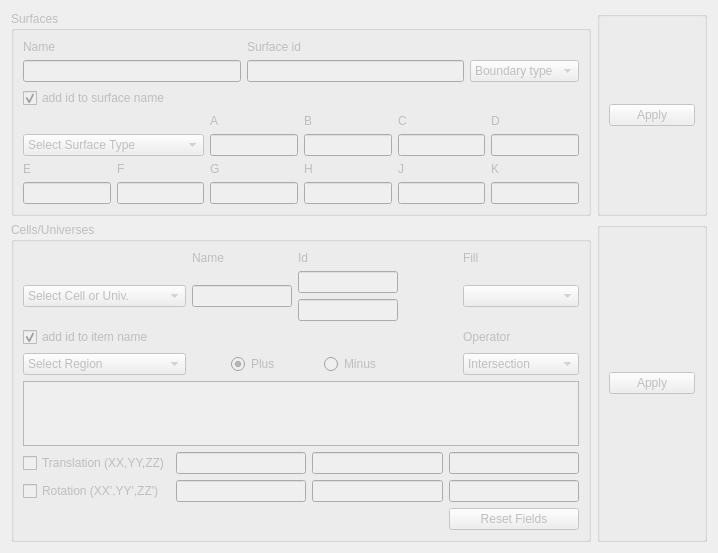
          <widget class="QWidget" name="tab_3">
           <property name="enabled">
            <bool>false</bool>
           </property>
           <attribute name="title">
            <string>Modify Geometry</string>
           </attribute>
           <layout class="QGridLayout" name="gridLayout_23">
            <item row="0" column="0">
             <widget class="QGroupBox" name="groupBox_7">
              <property name="sizePolicy">
               <sizepolicy hsizetype="Ignored" vsizetype="Preferred">
                <horstretch>0</horstretch>
                <verstretch>0</verstretch>
               </sizepolicy>
              </property>
              <property name="minimumSize">
               <size>
                <width>0</width>
                <height>0</height>
               </size>
              </property>
              <property name="maximumSize">
               <size>
                <width>580</width>
                <height>16777215</height>
               </size>
              </property>
              <property name="title">
               <string>Surfaces</string>
              </property>
              <layout class="QGridLayout" name="gridLayout_18">
               <item row="1" column="0">
                <layout class="QGridLayout" name="gridLayout_21">
                 <item row="2" column="5">
                  <widget class="QLabel" name="label_28">
                   <property name="text">
                    <string>K</string>
                   </property>
                  </widget>
                 </item>
                 <item row="0" column="3">
                  <widget class="QLabel" name="label_29">
                   <property name="text">
                    <string>B</string>
                   </property>
                  </widget>
                 </item>
                 <item row="1" column="2">
                  <widget class="QLineEdit" name="A_LE">
                   <property name="sizePolicy">
                    <sizepolicy hsizetype="Ignored" vsizetype="Preferred">
                     <horstretch>0</horstretch>
                     <verstretch>0</verstretch>
                    </sizepolicy>
                   </property>
                  </widget>
                 </item>
                 <item row="1" column="4">
                  <widget class="QLineEdit" name="C_LE">
                   <property name="sizePolicy">
                    <sizepolicy hsizetype="Ignored" vsizetype="Preferred">
                     <horstretch>0</horstretch>
                     <verstretch>0</verstretch>
                    </sizepolicy>
                   </property>
                  </widget>
                 </item>
                 <item row="1" column="5">
                  <widget class="QLineEdit" name="D_LE">
                   <property name="sizePolicy">
                    <sizepolicy hsizetype="Ignored" vsizetype="Preferred">
                     <horstretch>0</horstretch>
                     <verstretch>0</verstretch>
                    </sizepolicy>
                   </property>
                  </widget>
                 </item>
                 <item row="4" column="3">
                  <widget class="QLineEdit" name="H_LE">
                   <property name="sizePolicy">
                    <sizepolicy hsizetype="Ignored" vsizetype="Preferred">
                     <horstretch>0</horstretch>
                     <verstretch>0</verstretch>
                    </sizepolicy>
                   </property>
                  </widget>
                 </item>
                 <item row="1" column="0" colspan="2">
                  <widget class="QComboBox" name="Surf_Type_CB">
                   <item>
                    <property name="text">
                     <string>Select Surface Type</string>
                    </property>
                   </item>
                   <item>
                    <property name="text">
                     <string>openmc.Plane</string>
                    </property>
                   </item>
                   <item>
                    <property name="text">
                     <string>openmc.XPlane</string>
                    </property>
                   </item>
                   <item>
                    <property name="text">
                     <string>openmc.YPlane</string>
                    </property>
                   </item>
                   <item>
                    <property name="text">
                     <string>openmc.ZPlane</string>
                    </property>
                   </item>
                   <item>
                    <property name="text">
                     <string>openmc.Sphere</string>
                    </property>
                   </item>
                   <item>
                    <property name="text">
                     <string>openmc.XCylinder</string>
                    </property>
                   </item>
                   <item>
                    <property name="text">
                     <string>openmc.YCylinder</string>
                    </property>
                   </item>
                   <item>
                    <property name="text">
                     <string>openmc.ZCylinder</string>
                    </property>
                   </item>
                   <item>
                    <property name="text">
                     <string>openmc.Cone</string>
                    </property>
                   </item>
                   <item>
                    <property name="text">
                     <string>openmc.XCone</string>
                    </property>
                   </item>
                   <item>
                    <property name="text">
                     <string>openmc.YCone</string>
                    </property>
                   </item>
                   <item>
                    <property name="text">
                     <string>openmc.ZCone</string>
                    </property>
                   </item>
                   <item>
                    <property name="text">
                     <string>openmc.Quadric</string>
                    </property>
                   </item>
                  </widget>
                 </item>
                 <item row="0" column="4">
                  <widget class="QLabel" name="label_30">
                   <property name="text">
                    <string>C</string>
                   </property>
                  </widget>
                 </item>
                 <item row="4" column="0">
                  <widget class="QLineEdit" name="E_LE">
                   <property name="sizePolicy">
                    <sizepolicy hsizetype="Ignored" vsizetype="Preferred">
                     <horstretch>0</horstretch>
                     <verstretch>0</verstretch>
                    </sizepolicy>
                   </property>
                  </widget>
                 </item>
                 <item row="2" column="3">
                  <widget class="QLabel" name="label_31">
                   <property name="text">
                    <string>H</string>
                   </property>
                  </widget>
                 </item>
                 <item row="2" column="4">
                  <widget class="QLabel" name="label_32">
                   <property name="text">
                    <string>J</string>
                   </property>
                  </widget>
                 </item>
                 <item row="4" column="4">
                  <widget class="QLineEdit" name="J_LE">
                   <property name="sizePolicy">
                    <sizepolicy hsizetype="Ignored" vsizetype="Preferred">
                     <horstretch>0</horstretch>
                     <verstretch>0</verstretch>
                    </sizepolicy>
                   </property>
                  </widget>
                 </item>
                 <item row="0" column="5">
                  <widget class="QLabel" name="label_33">
                   <property name="text">
                    <string>D</string>
                   </property>
                  </widget>
                 </item>
                 <item row="4" column="5">
                  <widget class="QLineEdit" name="K_LE">
                   <property name="sizePolicy">
                    <sizepolicy hsizetype="Ignored" vsizetype="Preferred">
                     <horstretch>0</horstretch>
                     <verstretch>0</verstretch>
                    </sizepolicy>
                   </property>
                  </widget>
                 </item>
                 <item row="1" column="3">
                  <widget class="QLineEdit" name="B_LE">
                   <property name="sizePolicy">
                    <sizepolicy hsizetype="Ignored" vsizetype="Preferred">
                     <horstretch>0</horstretch>
                     <verstretch>0</verstretch>
                    </sizepolicy>
                   </property>
                  </widget>
                 </item>
                 <item row="0" column="2">
                  <widget class="QLabel" name="label_34">
                   <property name="text">
                    <string>A</string>
                   </property>
                  </widget>
                 </item>
                 <item row="2" column="0">
                  <widget class="QLabel" name="label_35">
                   <property name="text">
                    <string>E</string>
                   </property>
                  </widget>
                 </item>
                 <item row="2" column="2">
                  <widget class="QLabel" name="label_36">
                   <property name="text">
                    <string>G</string>
                   </property>
                  </widget>
                 </item>
                 <item row="2" column="1">
                  <widget class="QLabel" name="label_37">
                   <property name="text">
                    <string>F</string>
                   </property>
                  </widget>
                 </item>
                 <item row="4" column="1">
                  <widget class="QLineEdit" name="F_LE">
                   <property name="sizePolicy">
                    <sizepolicy hsizetype="Ignored" vsizetype="Preferred">
                     <horstretch>0</horstretch>
                     <verstretch>0</verstretch>
                    </sizepolicy>
                   </property>
                  </widget>
                 </item>
                 <item row="4" column="2">
                  <widget class="QLineEdit" name="G_LE">
                   <property name="sizePolicy">
                    <sizepolicy hsizetype="Ignored" vsizetype="Preferred">
                     <horstretch>0</horstretch>
                     <verstretch>0</verstretch>
                    </sizepolicy>
                   </property>
                  </widget>
                 </item>
                </layout>
               </item>
               <item row="0" column="0">
                <layout class="QGridLayout" name="gridLayout_22">
                 <item row="0" column="0">
                  <widget class="QLabel" name="label_38">
                   <property name="text">
                    <string>Name</string>
                   </property>
                  </widget>
                 </item>
                 <item row="0" column="1">
                  <widget class="QLabel" name="label_39">
                   <property name="text">
                    <string>Surface id</string>
                   </property>
                  </widget>
                 </item>
                 <item row="1" column="0">
                  <widget class="QLineEdit" name="Surf_NAme"/>
                 </item>
                 <item row="1" column="1">
                  <widget class="QLineEdit" name="Surf_ID"/>
                 </item>
                 <item row="1" column="2">
                  <widget class="QComboBox" name="Boundary_CB">
                   <item>
                    <property name="text">
                     <string>Boundary type</string>
                    </property>
                   </item>
                   <item>
                    <property name="text">
                     <string>transmission</string>
                    </property>
                   </item>
                   <item>
                    <property name="text">
                     <string>vacuum</string>
                    </property>
                   </item>
                   <item>
                    <property name="text">
                     <string>reflective</string>
                    </property>
                   </item>
                   <item>
                    <property name="text">
                     <string>white</string>
                    </property>
                   </item>
                  </widget>
                 </item>
                 <item row="2" column="0" colspan="2">
                  <widget class="QCheckBox" name="add_surf_id_CB_2">
                   <property name="text">
                    <string>add id to surface name</string>
                   </property>
                   <property name="checked">
                    <bool>true</bool>
                   </property>
                  </widget>
                 </item>
                </layout>
               </item>
              </layout>
             </widget>
            </item>
            <item row="0" column="1">
             <widget class="QGroupBox" name="groupBox_9">
              <property name="minimumSize">
               <size>
                <width>110</width>
                <height>0</height>
               </size>
              </property>
              <property name="title">
               <string/>
              </property>
              <layout class="QGridLayout" name="gridLayout_17">
               <item row="0" column="0">
                <widget class="QPushButton" name="Modify_Surf_PB">
                 <property name="sizePolicy">
                  <sizepolicy hsizetype="Preferred" vsizetype="Fixed">
                   <horstretch>0</horstretch>
                   <verstretch>0</verstretch>
                  </sizepolicy>
                 </property>
                 <property name="maximumSize">
                  <size>
                   <width>100</width>
                   <height>16777215</height>
                  </size>
                 </property>
                 <property name="text">
                  <string>Apply</string>
                 </property>
                </widget>
               </item>
              </layout>
             </widget>
            </item>
            <item row="1" column="0" rowspan="2">
             <widget class="QGroupBox" name="groupBox_11">
              <property name="minimumSize">
               <size>
                <width>0</width>
                <height>0</height>
               </size>
              </property>
              <property name="maximumSize">
               <size>
                <width>580</width>
                <height>320</height>
               </size>
              </property>
              <property name="title">
               <string>Cells/Universes</string>
              </property>
              <layout class="QGridLayout" name="gridLayout_27">
               <item row="0" column="0">
                <layout class="QGridLayout" name="gridLayout_24">
                 <item row="1" column="4">
                  <widget class="QComboBox" name="Fill_CB">
                   <property name="sizePolicy">
                    <sizepolicy hsizetype="Preferred" vsizetype="Preferred">
                     <horstretch>0</horstretch>
                     <verstretch>0</verstretch>
                    </sizepolicy>
                   </property>
                   <property name="minimumSize">
                    <size>
                     <width>116</width>
                     <height>0</height>
                    </size>
                   </property>
                   <property name="maximumSize">
                    <size>
                     <width>109</width>
                     <height>22</height>
                    </size>
                   </property>
                   <property name="currentText">
                    <string/>
                   </property>
                   <property name="currentIndex">
                    <number>-1</number>
                   </property>
                  </widget>
                 </item>
                 <item row="1" column="0">
                  <widget class="QComboBox" name="Cell_Univ_CB">
                   <property name="sizePolicy">
                    <sizepolicy hsizetype="Preferred" vsizetype="Fixed">
                     <horstretch>0</horstretch>
                     <verstretch>0</verstretch>
                    </sizepolicy>
                   </property>
                   <property name="minimumSize">
                    <size>
                     <width>163</width>
                     <height>0</height>
                    </size>
                   </property>
                   <property name="maximumSize">
                    <size>
                     <width>140</width>
                     <height>16777215</height>
                    </size>
                   </property>
                   <item>
                    <property name="text">
                     <string>Select Cell or Univ.</string>
                    </property>
                   </item>
                   <item>
                    <property name="text">
                     <string>Cell</string>
                    </property>
                   </item>
                   <item>
                    <property name="text">
                     <string>Universe</string>
                    </property>
                   </item>
                  </widget>
                 </item>
                 <item row="0" column="2">
                  <widget class="QLabel" name="label_40">
                   <property name="text">
                    <string>Id</string>
                   </property>
                  </widget>
                 </item>
                 <item row="1" column="2" colspan="2">
                  <layout class="QVBoxLayout" name="verticalLayout_2">
                   <item>
                    <widget class="QLineEdit" name="Cell_ID_2">
                     <property name="sizePolicy">
                      <sizepolicy hsizetype="Preferred" vsizetype="Preferred">
                       <horstretch>0</horstretch>
                       <verstretch>0</verstretch>
                      </sizepolicy>
                     </property>
                     <property name="minimumSize">
                      <size>
                       <width>100</width>
                       <height>0</height>
                      </size>
                     </property>
                     <property name="maximumSize">
                      <size>
                       <width>100</width>
                       <height>22</height>
                      </size>
                     </property>
                    </widget>
                   </item>
                   <item>
                    <widget class="QLineEdit" name="Univ_ID">
                     <property name="sizePolicy">
                      <sizepolicy hsizetype="Preferred" vsizetype="Preferred">
                       <horstretch>0</horstretch>
                       <verstretch>0</verstretch>
                      </sizepolicy>
                     </property>
                     <property name="minimumSize">
                      <size>
                       <width>100</width>
                       <height>0</height>
                      </size>
                     </property>
                     <property name="maximumSize">
                      <size>
                       <width>100</width>
                       <height>22</height>
                      </size>
                     </property>
                    </widget>
                   </item>
                  </layout>
                 </item>
                 <item row="1" column="1">
                  <widget class="QLineEdit" name="Cell_Name">
                   <property name="sizePolicy">
                    <sizepolicy hsizetype="Preferred" vsizetype="Preferred">
                     <horstretch>0</horstretch>
                     <verstretch>0</verstretch>
                    </sizepolicy>
                   </property>
                   <property name="minimumSize">
                    <size>
                     <width>100</width>
                     <height>0</height>
                    </size>
                   </property>
                   <property name="maximumSize">
                    <size>
                     <width>100</width>
                     <height>22</height>
                    </size>
                   </property>
                  </widget>
                 </item>
                 <item row="0" column="1">
                  <widget class="QLabel" name="label_41">
                   <property name="text">
                    <string>Name</string>
                   </property>
                  </widget>
                 </item>
                 <item row="0" column="4">
                  <widget class="QLabel" name="label_42">
                   <property name="sizePolicy">
                    <sizepolicy hsizetype="Preferred" vsizetype="Preferred">
                     <horstretch>0</horstretch>
                     <verstretch>0</verstretch>
                    </sizepolicy>
                   </property>
                   <property name="text">
                    <string>Fill</string>
                   </property>
                  </widget>
                 </item>
                </layout>
               </item>
               <item row="1" column="0">
                <layout class="QGridLayout" name="gridLayout_26">
                 <item row="1" column="2">
                  <widget class="QRadioButton" name="plus_RB_2">
                   <property name="sizePolicy">
                    <sizepolicy hsizetype="Preferred" vsizetype="Preferred">
                     <horstretch>0</horstretch>
                     <verstretch>0</verstretch>
                    </sizepolicy>
                   </property>
                   <property name="text">
                    <string>Plus</string>
                   </property>
                   <property name="checked">
                    <bool>true</bool>
                   </property>
                  </widget>
                 </item>
                 <item row="1" column="1">
                  <spacer name="horizontalSpacer_8">
                   <property name="orientation">
                    <enum>Qt::Horizontal</enum>
                   </property>
                   <property name="sizeHint" stdset="0">
                    <size>
                     <width>37</width>
                     <height>20</height>
                    </size>
                   </property>
                  </spacer>
                 </item>
                 <item row="1" column="3">
                  <spacer name="horizontalSpacer_9">
                   <property name="orientation">
                    <enum>Qt::Horizontal</enum>
                   </property>
                   <property name="sizeHint" stdset="0">
                    <size>
                     <width>37</width>
                     <height>20</height>
                    </size>
                   </property>
                  </spacer>
                 </item>
                 <item row="0" column="0">
                  <widget class="QCheckBox" name="add_id_CB_2">
                   <property name="text">
                    <string>add id to item name</string>
                   </property>
                   <property name="checked">
                    <bool>true</bool>
                   </property>
                  </widget>
                 </item>
                 <item row="0" column="6">
                  <widget class="QLabel" name="label_43">
                   <property name="text">
                    <string>Operator</string>
                   </property>
                  </widget>
                 </item>
                 <item row="1" column="5">
                  <spacer name="horizontalSpacer_10">
                   <property name="orientation">
                    <enum>Qt::Horizontal</enum>
                   </property>
                   <property name="sizeHint" stdset="0">
                    <size>
                     <width>70</width>
                     <height>20</height>
                    </size>
                   </property>
                  </spacer>
                 </item>
                 <item row="1" column="6">
                  <widget class="QComboBox" name="Operator_CB_2">
                   <property name="sizePolicy">
                    <sizepolicy hsizetype="Preferred" vsizetype="Preferred">
                     <horstretch>0</horstretch>
                     <verstretch>0</verstretch>
                    </sizepolicy>
                   </property>
                   <property name="minimumSize">
                    <size>
                     <width>116</width>
                     <height>0</height>
                    </size>
                   </property>
                   <property name="maximumSize">
                    <size>
                     <width>109</width>
                     <height>16777215</height>
                    </size>
                   </property>
                   <item>
                    <property name="text">
                     <string>Intersection</string>
                    </property>
                   </item>
                   <item>
                    <property name="text">
                     <string>Union</string>
                    </property>
                   </item>
                   <item>
                    <property name="text">
                     <string>Complement</string>
                    </property>
                   </item>
                  </widget>
                 </item>
                 <item row="1" column="0">
                  <widget class="QComboBox" name="Region_CB">
                   <property name="sizePolicy">
                    <sizepolicy hsizetype="Preferred" vsizetype="Fixed">
                     <horstretch>0</horstretch>
                     <verstretch>0</verstretch>
                    </sizepolicy>
                   </property>
                   <property name="minimumSize">
                    <size>
                     <width>163</width>
                     <height>0</height>
                    </size>
                   </property>
                   <property name="maximumSize">
                    <size>
                     <width>140</width>
                     <height>16777215</height>
                    </size>
                   </property>
                   <item>
                    <property name="text">
                     <string>Select Region</string>
                    </property>
                   </item>
                  </widget>
                 </item>
                 <item row="1" column="4">
                  <widget class="QRadioButton" name="minus_RB_2">
                   <property name="sizePolicy">
                    <sizepolicy hsizetype="Preferred" vsizetype="Preferred">
                     <horstretch>0</horstretch>
                     <verstretch>0</verstretch>
                    </sizepolicy>
                   </property>
                   <property name="text">
                    <string>Minus </string>
                   </property>
                  </widget>
                 </item>
                 <item row="2" column="0" colspan="7">
                  <widget class="QPlainTextEdit" name="Region_TE">
                   <property name="sizePolicy">
                    <sizepolicy hsizetype="Preferred" vsizetype="Preferred">
                     <horstretch>0</horstretch>
                     <verstretch>0</verstretch>
                    </sizepolicy>
                   </property>
                   <property name="minimumSize">
                    <size>
                     <width>120</width>
                     <height>40</height>
                    </size>
                   </property>
                   <property name="maximumSize">
                    <size>
                     <width>16777215</width>
                     <height>120</height>
                    </size>
                   </property>
                   <property name="sizeAdjustPolicy">
                    <enum>QAbstractScrollArea::AdjustToContents</enum>
                   </property>
                  </widget>
                 </item>
                </layout>
               </item>
               <item row="2" column="0">
                <layout class="QGridLayout" name="gridLayout_25">
                 <item row="2" column="0">
                  <widget class="QCheckBox" name="Rotation_CB_2">
                   <property name="text">
                    <string>Rotation (XX',YY',ZZ')</string>
                   </property>
                  </widget>
                 </item>
                 <item row="1" column="2">
                  <widget class="QLineEdit" name="YY_LE_2"/>
                 </item>
                 <item row="2" column="3">
                  <widget class="QLineEdit" name="Psi_LE_2"/>
                 </item>
                 <item row="2" column="1">
                  <widget class="QLineEdit" name="Theta_LE_2"/>
                 </item>
                 <item row="2" column="2">
                  <widget class="QLineEdit" name="Phi_LE_2"/>
                 </item>
                 <item row="1" column="3">
                  <widget class="QLineEdit" name="ZZ_LE_2"/>
                 </item>
                 <item row="1" column="0">
                  <widget class="QCheckBox" name="Translation_CB_2">
                   <property name="text">
                    <string>Translation (XX,YY,ZZ)</string>
                   </property>
                  </widget>
                 </item>
                 <item row="1" column="1">
                  <widget class="QLineEdit" name="XX_LE_2"/>
                 </item>
                 <item row="3" column="3">
                  <widget class="QPushButton" name="Reset_Fields_PB_2">
                   <property name="text">
                    <string>Reset Fields</string>
                   </property>
                  </widget>
                 </item>
                </layout>
               </item>
              </layout>
             </widget>
            </item>
            <item row="1" column="1" rowspan="2">
             <widget class="QGroupBox" name="groupBox_12">
              <property name="minimumSize">
               <size>
                <width>110</width>
                <height>0</height>
               </size>
              </property>
              <property name="title">
               <string/>
              </property>
              <layout class="QGridLayout" name="gridLayout_28">
               <item row="0" column="0">
                <widget class="QPushButton" name="Modify_Cell_PB">
                 <property name="sizePolicy">
                  <sizepolicy hsizetype="Preferred" vsizetype="Fixed">
                   <horstretch>0</horstretch>
                   <verstretch>0</verstretch>
                  </sizepolicy>
                 </property>
                 <property name="maximumSize">
                  <size>
                   <width>100</width>
                   <height>16777215</height>
                  </size>
                 </property>
                 <property name="text">
                  <string>Apply</string>
                 </property>
                </widget>
               </item>
              </layout>
             </widget>
            </item>
           </layout>
          </widget>
